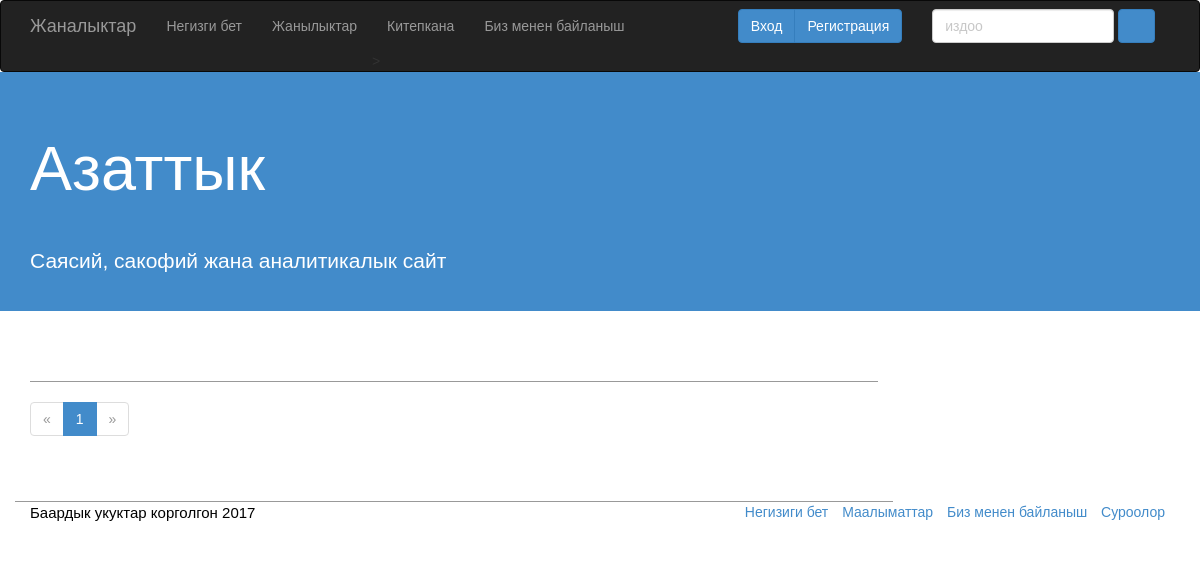
Before: / with the older database file.
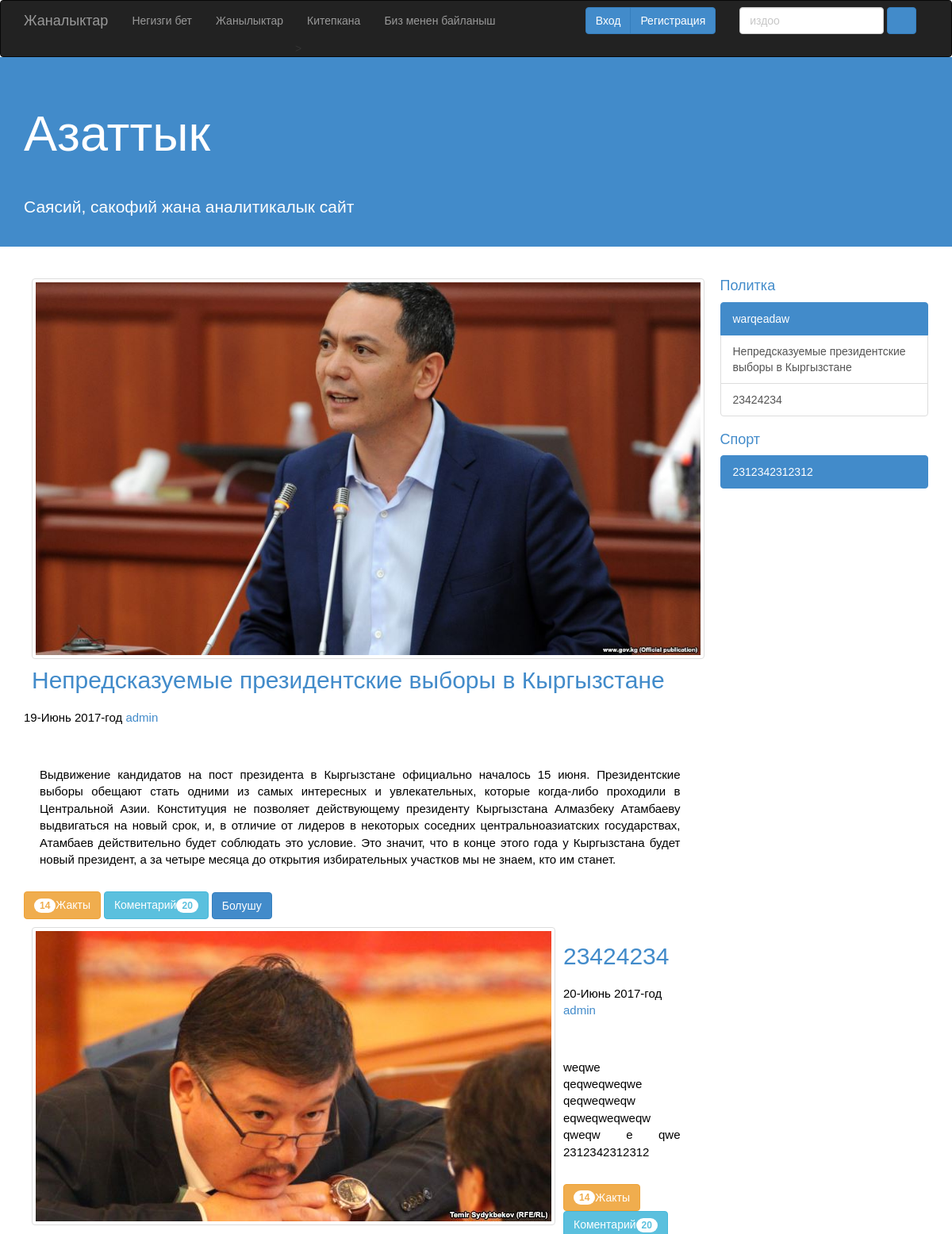
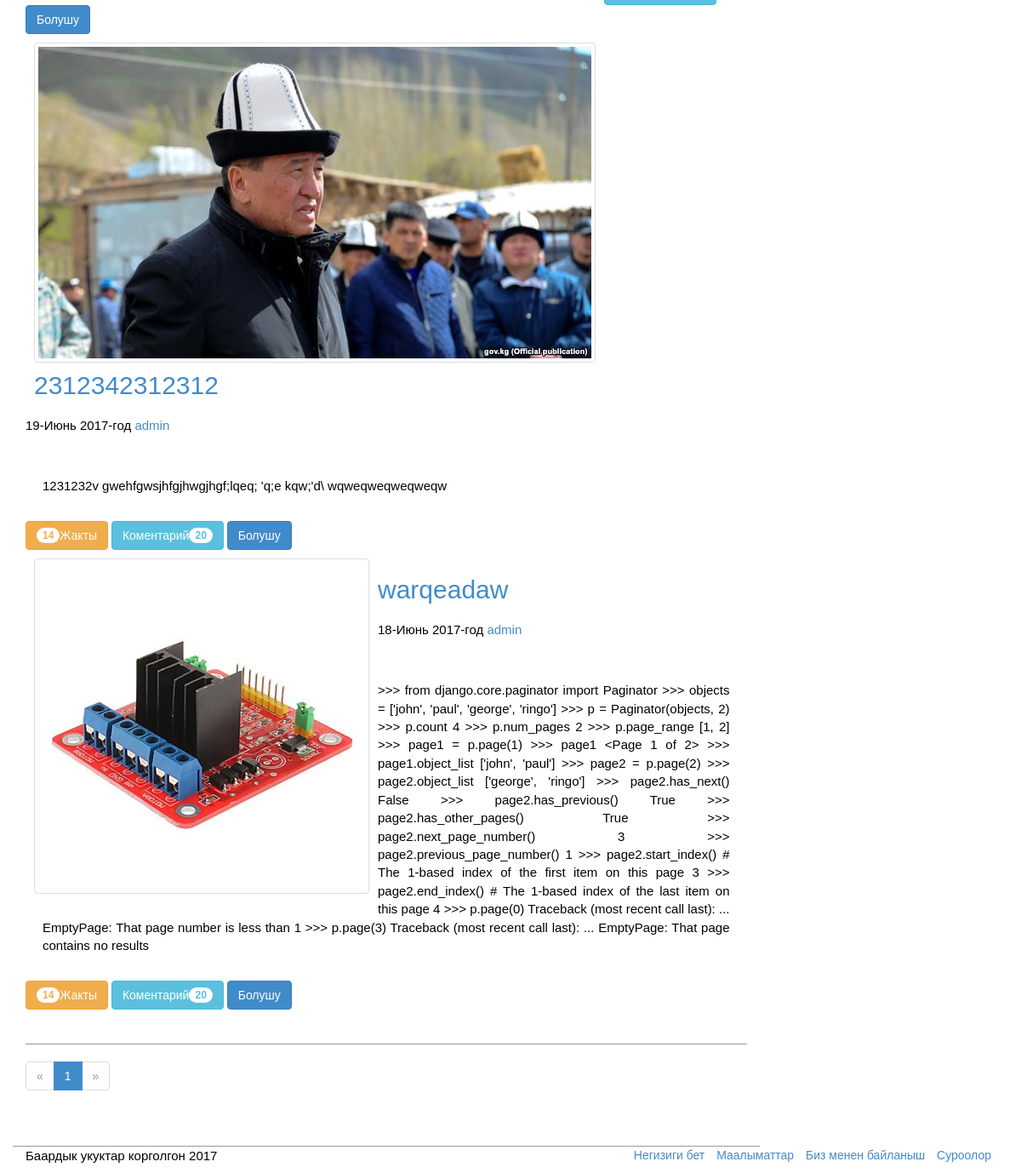
After: the same page with the newer database file (2 pictures, top to bottom).
### news/models.py (models this page shows, shortened)
class News(models.Model):
    class Meta:
        verbose_name = 'Новость'
        verbose_name_plural = 'Новости'
    news_title = models.CharField(max_length=255, verbose_name='Заголовок новости', null=True, blank=True)
    news_image = models.ImageField(upload_to='images/news/', verbose_name='Изображение новости', null=True, blank=True)
    news_date_create = models.DateTimeField(auto_now_add=True, verbose_name='Дата публикации', null=True)
    news_date_update = models.DateTimeField(auto_now=True, verbose_name='Дата обгавлении', null=True)
    news_text = RichTextUploadingField(verbose_name='Текст новости', null=True)
    news_anons = models.TextField(verbose_name='Анонс новости', null=True)
    news_author = models.ForeignKey(Users)
    category = models.ForeignKey(Category)
    is_public = models.BooleanField(default=False, verbose_name='Опубликовать')
    news_author = models.ForeignKey(Users)
    category = models.ForeignKey(Category, null=True, blank=True, default=None)
    is_public = models.BooleanField(default=False, verbose_name='Опубликовать')
    def __str__(self):
        return self.news_title

### users/models.py (models this page shows)
class Users(models.Model):
    class Meta:
        verbose_name = 'Пользователь'
        verbose_name_plural = 'Пользователи'
    users_user = models.OneToOneField(User, verbose_name='Пользователь')
    users_city = models.CharField(max_length=255, verbose_name='Ваш город', null=True)
    def __str__(self):
        return self.users_user.username

### category/models.py (models this page shows, shortened)
class Category(models.Model):
    class Meta:
        verbose_name = 'Категорий'
        verbose_name_plural = 'Категории'
    category_title = models.CharField(max_length=500, verbose_name='Категории новойтей', null=True)
    category_slug = models.SlugField(unique=True)
    def get_news(self):
        from news.models import News
        return News.objects.filter(category=self, is_public=True)

### news/views.py (the view)
# urls.py: url(r'^page/(\d+)/$', news_views.index),
def index(request, page_number=1):
    category = Category.objects.all()
    news = News.objects.filter(is_public=True).order_by("-news_date_update")
    curren_page = Paginator(news, 10)
    data = {
        'news': curren_page.page(page_number),
        'categorys': category,
    }
    return render_to_response("news/news_over.html", data)

### templates/news/news_over.html (shortened to what this page needs)
{% extends 'base.html' %}
{% load static %}
{% block article %}
    {% block actcle_an %}
				<article class="post clearfix">
                {% for new in news %}
					<a href="{% url "news:get_news" new.id %}" class="thumb pull-left">
						<img class="img-thumbnail" src="{{ new.news_image.url }}" style="margin: 10px;">
						<h2 class="post-title">
						<br><br>
							<a href="{%url "news:get_news" new.id %}">{{ new.news_title }}</a>
						</h2>
						<p>
                            <span class="post-fecha"> {{ new.news_date_create|date:"d-N Y-год"}} </span>
                            <span class="post-autor">
                                <a href="#">{{ new.news_author }}</a>
                            </span>
                        </p>
					</a><br>
					<p class="post-content text-justify" style="padding: 20px;">
						{{ new.news_anons }}
					</p>
					<div class="contenedor-botones">
						<a href="#" class=" btn btn-warning"><span class="badge">14</span>Жакты</a>
						<a href="#" class=" btn btn-info">Коментарий<span class="badge">20</span></a>
						<a href="#" class=" btn btn-primary">Болушу</a>
					</div>
                {% endfor %}
				</article>
                {% endblock actcle_an %}
{% endblock article %}
{% block paggin %}
				<nav>
					<div class="center-block">
						<ul class="pagination">
                            {% if news.has_previous %}
							<li ><a href="/page/{{ news.previous_page_number }}">&laquo;
                                <span class="sr-only">Мурунку</span></a>
                            </li>
                            {% else %}
                                <li class="disabled"><a href="">&laquo;
                                <span class="sr-only">Бет</span></a>
                            </li>
                            {% endif %}
                        {% for page in news.paginator.page_range %}
                            {% if page == news.number %}
							<li class="active"><a href="/page/{{ page }}">{{ page }}</a></li>
                            {% else %}
							<li><a href="/page/{{ page }}">{{ page }}</a></li>
                            {% endif %}
                        {% endfor %}
                        {% if news.has_next %}
							<li><a href="/page/{{ news.next_page_number }}">&raquo; <span class="sr-only">Кийинки</span></a></li>
                        {% else %}
                            <li class="disabled"><a href="">&raquo;
                                </a></li>
                        {% endif %}
						</ul>
					</div>
				</nav>
{% endblock paggin %}
{% block category %}
                    <aside class="col-md-3 hidden-xs hidden-sm">
                    {% for category in categorys %}
                        <a href="{% url "category:get_category" category.category_slug %}" ><h4>{{ category.category_title }}</h4></a>
                        <div class="list-group">
                            {% for new in category.get_news %}
                                {% if new == category.get_news.first %}
                                    <a href="{% url "news:get_news" new.id%}" class="list-group-item active">{{ category.get_news.first }}</a>
                                {% else %}
                                    <a href="{% url "news:get_news" new.id%}" class="list-group-item">{{ new.news_title }}</a>
                                {% endif %}
                            {% endfor %}
                        </div>
                    {% endfor %}
                    </aside>
                {% endblock category %}

### templates/base.html (shortened to what this page needs)
{% load static %}
<!DOCTYPE html>
<html lang="en">
<head>
    {% block css %}
	<link rel="stylesheet" type="text/css" href="{% static "css/bootstrap.min.css" %}">
	<link rel="stylesheet" href="{% static "css/normalize.css"%}">
	<link rel="stylesheet" href="{% static "css/style.css"%}">
	<link href="https://maxcdn.bootstrapcdn.com/font-awesome/4.7.0/css/font-awesome.min.css" rel="stylesheet">
	<link rel="stylesheet" href="{% static "lib/css/font-awesome.min.css"%}">
    {% endblock css %}
</head>
<body>
	<header>
        {% block header %}
		<nav class="navbar navbar-inverse  navbar-staic-top" role="navigation">
			<div class="container">
				<div class="navbar-header">
					<a href="{% url "index" %}" class="navbar-brand turkiston active">Жаналыктар</a>
				</div>
				 {% block header__nav__one %}
				<div class="collapse navbar-collapse" id="navigation-fm">
					<ul class="nav navbar-nav">
						<li><a href="{% url "index" %}" >Негизги бет</a></li>
						<li><a href="#">Жанылыктар</a></li>
						<li><a href="#">Китепкана</a>></li>
						<li><a href="#">Биз менен байланыш</a></li>
                    </ul>
						<form action="{% url 'search:search' %}" class="navbar-form navbar-right form-group" role="search">
                            <input type="search" name="query" class="form-control" placeholder="издоо">
							<button type="submit"  class="btn btn-primary">
								 <span class="glyphicon glyphicon-search"></span>
							</button>
                        </form>
                    {% block auth %}
                <div class="btn-group navbar-form navbar-right">
                    <a href="#" class="btn btn-primary">Вход</a>
                    <a href="#" class="btn btn-primary">Регистрация</a>
                </div>
                        {% endblock auth %}
                </div>
                {% endblock header__nav__one %}
            </div>
    </nav>
    {% endblock header %}
    </header>
	<section class="jumbotron">
        {% block logo_block%}
		<div class="container">
			<h1 class="titulo-blog ">Азаттык</h1>
			<p class="logo">Саясий, сакофий жана аналитикалык сайт</p>
        </div>
        {% endblock logo_block%}
	</section>
<section class="main container">
    {% block content %}
		<div class="row">
			<section class="post col-md-9">
                {% block article %}{% endblock article %}
        {% block paggin %}{% endblock paggin %}
			</section>
        {% block category %}
        {% endblock category %}
     </div>
{% endblock content%}
	</section>
	<footer>
        {% block footer %}
		<div class="container">
			<div class="row">
				<div class="col-xs-6">
					<p>Баардык укуктар корголгон 2017</p>
				</div>
				<div class="col-xs-6">
					<ul class="list-inline  text-right">
						<li><a href="">Негизиги бет</a></li>
						<li><a href="">Маалыматтар</a></li>
						<li><a href="">Биз менен байланыш</a></li>
						<li><a href="">Суроолор</a></li>
					</ul>
				</div>
			</div>
		</div>
        {% endblock footer %}
	</footer>
</body>
</html>

### static/css/style.css (style rules this page uses)
html, body { padding: 0; margin: 0; height: 100%; width: 100%; }
body { font-family: Helvetica; }
.post-title { padding: 10px 10px 10px 10px; }
p { font-size: 15px; color: black; }
.logo { color: #fff; }
.navbar { margin-bottom: 0; }
.jumbotron { background:#428BCA; color: #fff; padding: 20px 0; }
.post { padding-bottom: 40px; border-bottom: 1px solid #999; }

Changed rows visible on the page:
added News: news_image (picture), news_title "Непредсказуемые президентские выборы в Кыргызстане", news_date_create "19-Июнь 2017-год", news_author "admin", news_anons "Выдвижение кандидатов на пост президента в Кыргызстане официально началось 15 июня. Президентские выборы обещают стать одними из самых интересных и увлекательных, которые когда-либо проходили в Центральной Азии. Конституция не позволяет действующему президенту Кыргызстана Алмазбеку Атамбаеву выдвигаться на новый срок, и, в отличие от лидеров в некоторых соседних центральноазиатских государствах, Атамбаев действительно будет соблюдать это условие. Это значит, что в конце этого года у Кыргызстана будет новый президент, а за четыре месяца до открытия избирательных участков мы не знаем, кто им станет."
added News: news_image (picture), news_title "23424234", news_date_create "20-Июнь 2017-год", news_author "admin", news_anons "weqwe qeqweqweqwe qeqweqweqw eqweqweqweqw qweqw e qwe 2312342312312"
added News: news_image (picture), news_title "2312342312312", news_date_create "19-Июнь 2017-год", news_author "admin", news_anons "1231232v gwehfgwsjhfgjhwgjhgf;lqeq; 'q;e kqw;'d\\ wqweqweqweqweqw"
added News: news_image (picture), news_title "warqeadaw", news_date_create "18-Июнь 2017-год", news_author "admin", news_anons ">>> from django.core.paginator import Paginator >>> objects = ['john', 'paul', 'george', 'ringo'] >>> p = Paginator(objects, 2) >>> p.count 4 >>> p.num_pages 2 >>> p.page_range [1, 2] >>> page1 = p.page(1) >>> page1 <Page 1 of 2> >>> page1.object_list ['john', 'paul'] >>> page2 = p.page(2) >>> page2.object_list ['george', 'ringo'] >>> page2.has_next() False >>> page2.has_previous() True >>> page2.has_other_pages() True >>> page2.next_page_number() 3 >>> page2.previous_page_number() 1 >>> page2.start_index() # The 1-based index of the first item on this page 3 >>> page2.end_index() # The 1-based index of the last item on this page 4 >>> p.page(0) Traceback (most recent call last): ...…"
added Category: category_title "Политка", get_news.first "warqeadaw"
added Category: category_title "Спорт", get_news.first "2312342312312"
